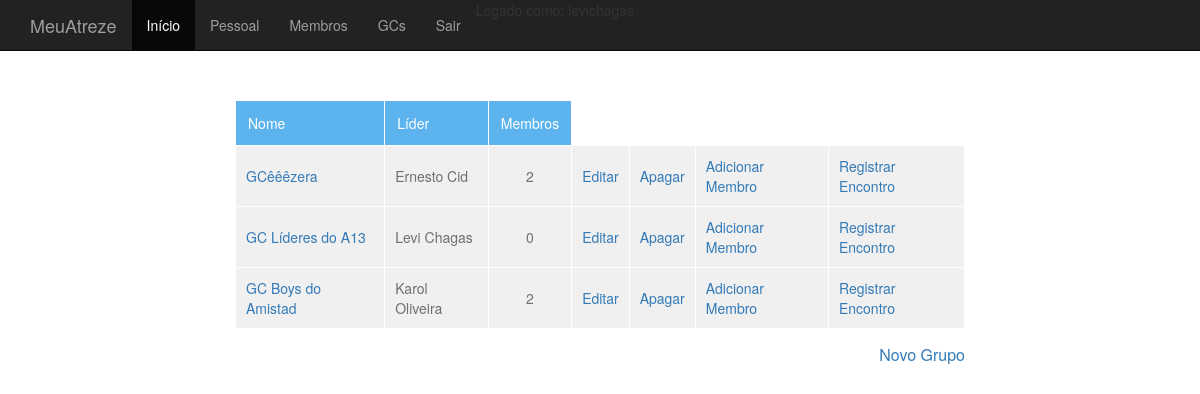
Page /groups/ (signed in) on the committed database.
### groups/models.py (models this page shows, shortened)
class Group(models.Model):
	name = models.CharField(max_length=50)
	leader = models.ForeignKey('members.Member')
	members = models.ManyToManyField('members.Member', related_name='member_groups', blank=True)

### members/models.py (models this page shows)
class Member(models.Model):
	user = models.OneToOneField(User, unique=True, null=True)
	name = models.CharField(max_length=200)
	email = models.EmailField(max_length=200)
	is_leader = models.BooleanField(default=False)
	is_department_leader = models.BooleanField(default=False)
	def __unicode__(self):
		return self.name

### groups/views.py (the view)
class GroupListView(ListView):
	template_name = 'groups/list.html'
	context_object_name = 'group_list'
	def get_queryset(self):
		return Group.objects.all()

### groups/templates/groups/list.html
{% extends "base.html" %}
{% block content %}
<div class="col-md-8 col-md-offset-2 content_block">
    {% if group_list %}
        <table class="entries_table">
        <tbody>
            <tr>
                <th>Nome</th>
                <th>Líder</th>
                <th>Membros</th>
            </tr>
            {% for group in group_list %}
            <tr>
                <td>
                    <a href="{% url 'groups:group_detail' group.id %}">{{ group.name }}</a>
                </td>
                <td>
                    {{ group.leader }}
                </td>
                <td align="center">
                    {{ group.members.count }}
                </td>
                <td>
                    <a href="{% url 'groups:group_update' group.id %}">Editar</a>
                </td>
                <td>
                    <a href="{% url 'groups:group_delete' group.id %}">Apagar</a>
                </td>
                <td>
                    <a href="{% url 'groups:search_member_for_group' group.id %}">Adicionar Membro</a>
                </td>
                <td>
                    <a href="{% url 'groups:register_meeting' group.id %}">Registrar Encontro</a>
                </td>
            </tr>
            {% endfor %}
        </tbody>
        </table>
    {% if perms.members.add_member %}
    <div class="add_entry">
        <a href="{% url 'groups:group_add' %}">Novo Grupo</a>
    </div>
    {% endif %}
    {% else %}
        <p>Nenhum membro cadastrado.</p>
    {% endif %}
</div>
{% endblock %}

### meuatreze/static/style.css (style rules this page uses)
body { padding-top: 50px; }
.content_block { margin-top: 50px; }
table, th, td { border: 1px solid white; }
.entries_table { width: 100%; }
.entries_table th { background-color: #5CB3ED; color: white; font-weight: normal; padding: 12px; }
.entries_table td { background-color: #F0F0F0; color: rgb(111, 111, 111); padding: 10px; }
.add_entry { text-align: right; margin-top: 15px; font-size: 16px; }

### rows in the picture
Group: name "GCêêêzera", leader "Ernesto Cid", members.count "2"
Group: name "GC Líderes do A13", leader "Levi Chagas", members.count "0"
Group: name "GC Boys do Amistad", leader "Karol Oliveira", members.count "2"
